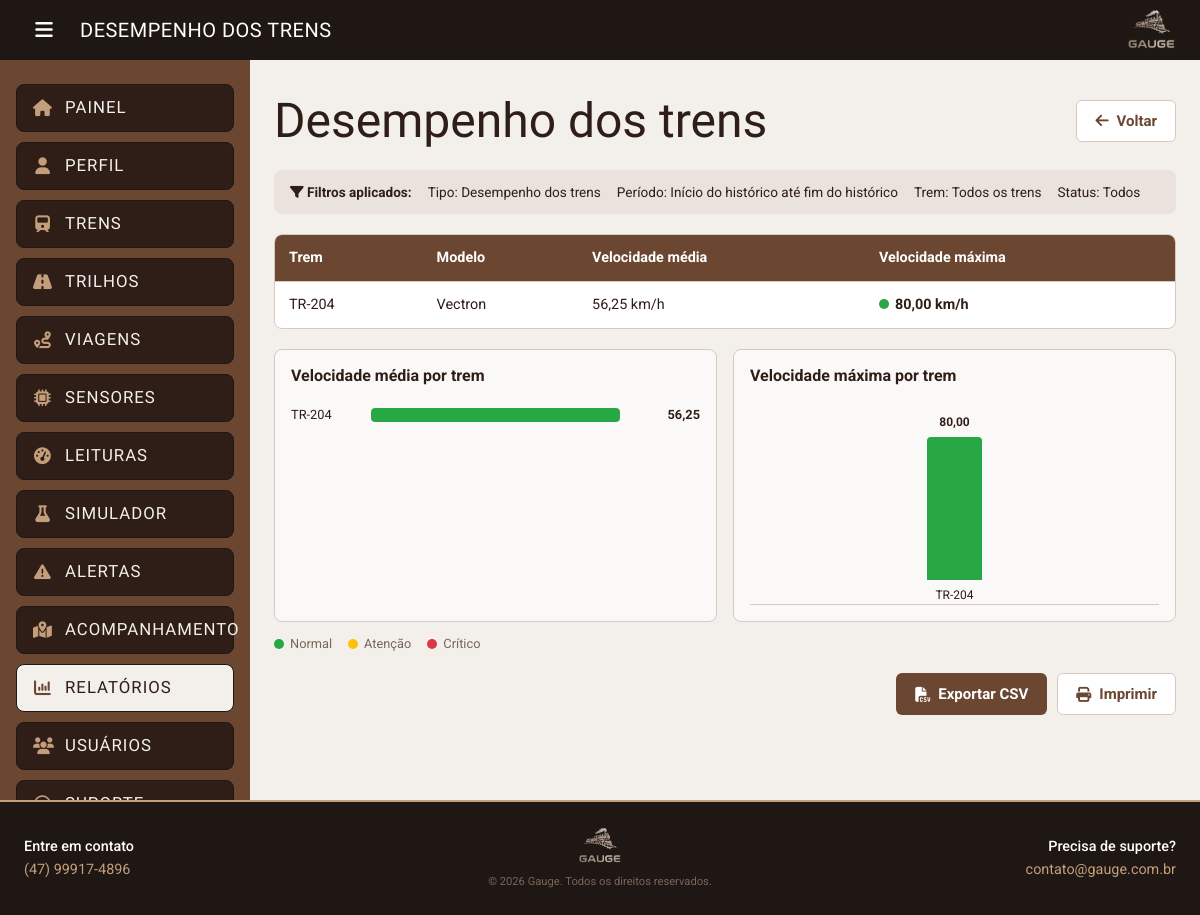
The page /paginas/relatorios/visualizar.php (signed in) on the database its author committed.
### tables this page shows
CREATE TABLE trem (
    id_trem             INT                         NOT NULL AUTO_INCREMENT,
    prefixo             VARCHAR(20)                 NOT NULL,
    modelo              VARCHAR(45)                 NOT NULL,
    ano                 INT                         NOT NULL,
    status              VARCHAR(20)                 NOT NULL DEFAULT 'ativo',  
    capacidade          DECIMAL(10,2)               NOT NULL DEFAULT 0,
    ultima_inspecao     DATE                        NULL,
    tipo_trem           ENUM('Passageiro', 'Carga') NOT NULL DEFAULT 'Passageiro',
    quantidade_assentos INT                         NULL,
    tipo_carga          VARCHAR(45)                 NULL,
    PRIMARY KEY (id_trem),
    UNIQUE KEY uq_trem_prefixo (prefixo)
);

### includes/funcoes.php (called while the page is built, shortened)
<?php
function h($valor): string
{
    return htmlspecialchars((string) ($valor ?? ''), ENT_QUOTES, 'UTF-8');
}

### paginas/relatorios/visualizar.php (the view, shortened to what this page needs)
<?php
require __DIR__ . '/../../includes/proteger.php';
$titulos = [
    'desempenho' => 'Desempenho dos trens',
    'consumo'    => 'Consumo de energia',
    'eficiencia' => 'Eficiência operacional',
    'manutencao' => 'Manutenção',
];
$tipo   = $_GET['tipo'] ?? 'desempenho';
$inicio = trim($_GET['data_inicio'] ?? '');
$fim    = trim($_GET['data_fim'] ?? '');
$idTrem = filter_input(INPUT_GET, 'id_trem', FILTER_VALIDATE_INT) ?: 0;
$status = trim($_GET['status'] ?? '');
$titulo = $titulos[$tipo];
$linhas = [];
$erro = '';
$cond = [];
$vals = [];
$bind = '';
$colunas = [];
function consultar(mysqli $conexao, string $sql, string $bind, array $vals): array
{
    $stmt = $conexao->prepare($sql);
    if (!$stmt->execute()) {
        throw new Exception($stmt->error);
    }
    $dados = $stmt->get_result()->fetch_all(MYSQLI_ASSOC);
    return $dados;
}
try {
    filtrarPeriodo($cond, $vals, $bind, match ($tipo) {
        'manutencao' => 'a.data_hora',
        'eficiencia' => 'v.data_hora_saida',
        default      => 'l.data_hora',
    }, $inicio, $fim);
    if ($tipo === 'desempenho' || $tipo === 'consumo') {
        if ($tipo === 'desempenho') {
            $cond[] = "LOWER(s.tipo) LIKE '%velocidade%'";
            $medidas = 'ROUND(AVG(l.valor), 2) AS media, MAX(l.valor) AS maximo';
            $colunas = ['Trem', 'Modelo', 'Velocidade média', 'Velocidade máxima'];
        } else {
            $cond[] = "(LOWER(s.tipo) LIKE '%consumo%' OR LOWER(s.tipo) LIKE '%energia%')";
            $medidas = 'ROUND(SUM(l.valor), 2) AS total, ROUND(AVG(l.valor), 2) AS media';
            $colunas = ['Trem', 'Modelo', 'Consumo total', 'Consumo médio'];
        }
        if ($status !== '') {
            $erro = 'O filtro de status não se aplica aos relatórios de desempenho e consumo. Selecione Todos.';
        } else {
            $linhas = consultar($conexao, "
                SELECT t.id_trem, t.prefixo, t.modelo, $medidas
                FROM leituras l
                INNER JOIN sensores s ON s.id_sensores = l.id_sensor
                INNER JOIN trem t ON t.id_trem = s.FK_id_trem
                WHERE " . implode(' AND ', $cond) . "
                GROUP BY t.id_trem, t.prefixo, t.modelo
                ORDER BY t.prefixo
            ", $bind, $vals);
        }
    }
} catch (Throwable $e) {
    $erro = 'Erro ao gerar relatório: ' . $e->getMessage();
}
function valorPrincipal(array $linha, string $tipo): float
{
    return (float) ($tipo === 'desempenho' ? $linha['media'] : $linha['total']);
}
function valorSecundario(array $linha, string $tipo): float
{
    return (float) match ($tipo) {
        'desempenho' => $linha['maximo'],
        'consumo'    => $linha['media'],
        'eficiencia' => $linha['concluidas'],
        default      => $linha['criticos'],
    };
}
function corDoValor(string $tipo, float $valor): string
{
    if ($tipo === 'desempenho') {
        return $valor > 120 ? 'critico' : ($valor > 100 ? 'atencao' : 'normal');
    }
    return 'normal';
}
function corDaBarra(array $linha, string $tipo, float $valor): string
{
    if ($tipo !== 'manutencao') {
        return corDoValor($tipo, $valor);
    }
    return (int) $linha['atencoes'] > 0 ? 'atencao' : 'normal';
}
function numero($valor): string
{
    return number_format((float) $valor, 2, ',', '.');
}
$maiorPrincipal = 0;
$maiorSecundario = 0;
foreach ($linhas as $linha) {
    $maiorPrincipal = max($maiorPrincipal, valorPrincipal($linha, $tipo));
    $maiorSecundario = max($maiorSecundario, valorSecundario($linha, $tipo));
}
$titulosGraficos = [
    'desempenho' => ['Velocidade média por trem', 'Velocidade máxima por trem'],
    'consumo'    => ['Consumo total por trem', 'Consumo médio por trem'],
    'eficiencia' => ['Viagens por trem', 'Viagens concluídas por trem'],
    'manutencao' => ['Alertas por trem', 'Alertas críticos por trem'],
];
$urlCsv = 'visualizar.php?' . http_build_query(array_merge($_GET, ['exportar' => 'csv']));
$periodo = ($inicio ? formatarData($inicio, 'd/m/Y') : 'Início do histórico')
    . ' até '
    . ($fim ? formatarData($fim, 'd/m/Y') : 'fim do histórico');
require __DIR__ . '/../../includes/cabecalho.php';
?>
<div class="cabecalho-pagina">
    <h1 class="titulo-pagina"><?= h($titulo) ?></h1>
    <a class="botao-secundario" href="gerar.php">
        <i class="fas fa-arrow-left"></i> Voltar
    </a>
</div>
<div class="filtros-aplicados">
    <strong><i class="fas fa-filter"></i> Filtros aplicados:</strong>
    <span>Tipo: <?= h($titulo) ?></span>
    <span>Período: <?= h($periodo) ?></span>
    <span>Trem: <?= $idTrem ? 'ID ' . $idTrem : 'Todos os trens' ?></span>
    <span>Status: <?= h($status ?: 'Todos') ?></span>
</div>
<?php if ($erro !== ''): ?>
    <p class="mensagem erro"><?= h($erro) ?></p>
<?php elseif (!$linhas): ?>
    <p class="mensagem">Nenhum dado encontrado para os filtros selecionados.</p>
<?php else: ?>
    <div class="tabela-responsiva">
        <table>
            <thead>
                <tr>
                    <?php foreach ($colunas as $coluna): ?>
                        <th><?= h($coluna) ?></th>
                    <?php endforeach; ?>
                </tr>
            </thead>
            <tbody>
                <?php foreach ($linhas as $linha): ?>
                    <tr>
                        <td><?= h($linha['prefixo']) ?></td>
                        <td><?= h($linha['modelo']) ?></td>
                        <?php if ($tipo === 'desempenho'): ?>
                            <?php $cor = corDoValor($tipo, (float) $linha['maximo']); ?>
                            <td><?= numero($linha['media']) ?> km/h</td>
                            <td>
                                <span class="valor-status">
                                    <span class="indicador <?= $cor ?>"></span>
                                    <?= numero($linha['maximo']) ?> km/h
                                </span>
                            </td>
                        <?php elseif ($tipo === 'consumo'): ?>
                            <td><?= numero($linha['total']) ?></td>
                            <td><?= numero($linha['media']) ?></td>
                        <?php endif; ?>
                    </tr>
                <?php endforeach; ?>
            </tbody>
        </table>
    </div>
    <div class="graficos">
        <section class="grafico">
            <h3><?= h($titulosGraficos[$tipo][0]) ?></h3>
            <div class="barras">
                <?php foreach ($linhas as $linha): ?>
                    <?php
                    $valor = valorPrincipal($linha, $tipo);
                    $largura = $maiorPrincipal ? ($valor / $maiorPrincipal) * 100 : 0;
                    ?>
                    <div class="barra-item">
                        <span><?= h($linha['prefixo']) ?></span>
                        <div class="barra-fundo">
                            <div class="barra-valor <?= corDaBarra($linha, $tipo, $valor) ?>" style="width: <?= $largura ?>%"></div>
                        </div>
                        <strong><?= numero($valor) ?></strong>
                    </div>
                <?php endforeach; ?>
            </div>
        </section>
        <section class="grafico">
            <h3><?= h($titulosGraficos[$tipo][1]) ?></h3>
            <div class="colunas">
                <?php foreach ($linhas as $linha): ?>
                    <?php
                    $valor = valorSecundario($linha, $tipo);
                    $altura = $maiorSecundario ? ($valor / $maiorSecundario) * 100 : 0;
                    $cor = $tipo === 'manutencao'
                        ? ((int) $linha['criticos'] > 0 ? 'critico' : 'normal')
                        : corDoValor($tipo, $valor);
                    ?>
                    <div class="coluna-item">
                        <strong><?= numero($valor) ?></strong>
                        <div class="coluna <?= $cor ?>" style="height: <?= max(2, $altura) ?>%"></div>
                        <span><?= h($linha['prefixo']) ?></span>
                    </div>
                <?php endforeach; ?>
            </div>
        </section>
    </div>
    <div class="legenda">
        <span><i class="indicador normal"></i> Normal</span>
        <span><i class="indicador atencao"></i> Atenção</span>
        <span><i class="indicador critico"></i> Crítico</span>
    </div>
<?php endif; ?>
<div class="acoes">
    <?php if ($erro === ''): ?>
        <a class="botao" href="<?= h($urlCsv) ?>">
            <i class="fas fa-file-csv"></i> Exportar CSV
        </a>
    <?php endif; ?>
    <button class="botao-secundario" type="button" onclick="window.print()">
        <i class="fas fa-print"></i> Imprimir
    </button>
</div>
<?php require __DIR__ . '/../../includes/rodape.php'; ?>

### assets/css/base.css (style rules this page uses)
:root { --cor-marca: #6B4732; --cor-marca-escura: #4C3023; --cor-titulo: #2F1E17; --cor-texto: #7A655B; --cor-fundo: #F3EFEB; --cor-escuro: #1F1713; --cor-contato: #C49E7A; --cor-superficie: #FBF9F7; --cor-superficie-2: #EAE2DC; --cor-borda: #D7C9BF; --cor-branco: #FFFFFF; --cor-sucesso: #245B31; --cor-sucesso-fundo: #E5F2E7; --cor-atencao: #856404; --cor-atencao-fundo: #FFF3CD; --cor-critico: #842029; --cor-critico-fundo: #F8D7DA; --cor-normal-forte: #28A745; --cor-atencao-forte: #FFC107; --cor-critico-forte: #DC3545; --fonte-titulo: 'Fjalla One', sans-serif; --fonte-texto: 'Roboto', sans-serif; --raio: 8px; --sombra: 0 2px 6px rgba(31, 23, 19, 0.08); --altura-topo: 60px; --largura-menu: 250px; --espaco: 24px; }
*, *::before, *::after { box-sizing: border-box; margin: 0; padding: 0; }
html { -webkit-text-size-adjust: 100%; }
body { min-height: 100vh; background-color: var(--cor-fundo); color: var(--cor-titulo); font-family: var(--fonte-texto); font-size: 15px; line-height: 1.5; }
a { color: var(--cor-marca); }
button, input, select, textarea { font: inherit; color: inherit; }
h1, h2, h3 { font-family: var(--fonte-titulo); font-weight: 400; line-height: 1.2; color: var(--cor-titulo); }

### assets/css/layout.css (style rules this page uses)
body { display: flex; flex-direction: column; }

### assets/css/componentes.css (style rules this page uses)
.titulo-pagina { margin-bottom: 8px; font-size: clamp(2rem, 5vw, 3rem); text-align: center; }
.cabecalho-pagina { display: flex; flex-wrap: wrap; align-items: center; justify-content: space-between; gap: 12px; margin-bottom: 20px; }
.cabecalho-pagina .titulo-pagina { margin: 0; text-align: left; }
.botao, .botao-secundario, .botao-perigo { display: inline-flex; align-items: center; justify-content: center; gap: 8px; min-height: 42px; padding: 8px 18px; border: 1px solid transparent; border-radius: 6px; font-weight: 700; text-decoration: none; cursor: pointer; transition: background-color 0.2s ease, transform 0.1s ease; }
.botao { background-color: var(--cor-marca); color: var(--cor-branco); }
.botao-secundario { border-color: var(--cor-borda); background-color: var(--cor-branco); color: var(--cor-marca); }
.acoes { display: flex; flex-wrap: wrap; align-items: center; justify-content: flex-end; gap: 10px; margin-top: 20px; }
.tabela-responsiva { width: 100%; overflow-x: auto; border: 1px solid var(--cor-borda); border-radius: var(--raio); background-color: var(--cor-branco); }
.tabela-responsiva table { width: 100%; border-collapse: collapse; font-size: 0.9rem; }
.tabela-responsiva th, .tabela-responsiva td { padding: 12px 14px; border-bottom: 1px solid var(--cor-borda); text-align: left; white-space: nowrap; }
.tabela-responsiva thead { background-color: var(--cor-marca); color: var(--cor-branco); }
.tabela-responsiva tbody tr:last-child td { border-bottom: 0; }

### rows shown on the page
trem: prefixo "TR-204", modelo "Vectron", media "56,25", maximo "80,00", $largura 100 (drawn), valor "56,25", valor "80,00", max(2, $altura) 100 (drawn)

### other values the page prints
$titulo "DESEMPENHO DOS TRENS"
$item['texto'] "PAINEL"
$item['texto'] "PERFIL"
$item['texto'] "TRENS"
$item['texto'] "TRILHOS"
$item['texto'] "VIAGENS"
$item['texto'] "SENSORES"
$item['texto'] "LEITURAS"
$item['texto'] "SIMULADOR"
$item['texto'] "ALERTAS"
$item['texto'] "ACOMPANHAMENTO"
$item['texto'] "RELATÓRIOS"
$item['texto'] "USUÁRIOS"
$titulo "Desempenho dos trens"
$periodo "Início do histórico até fim do histórico"
